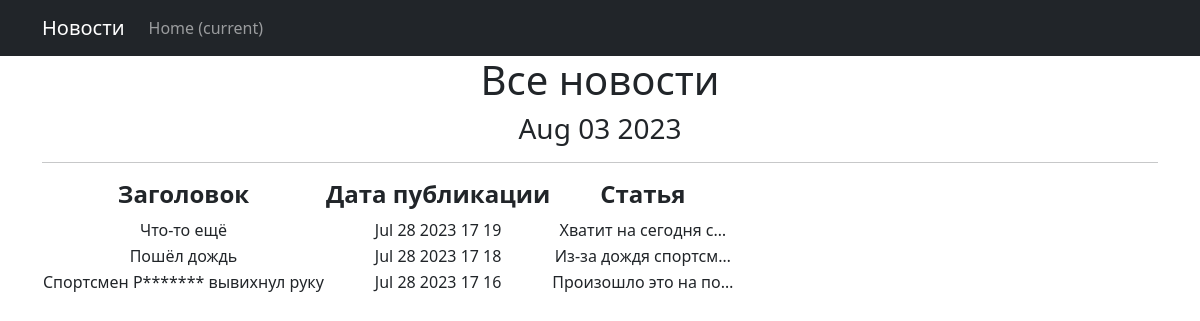
Page /news/ on the committed database.
### news_portal/models.py (models this page shows, shortened)
class Post(models.Model):
    time_in = models.DateTimeField(auto_now_add = True)
    time_update = models.DateTimeField(auto_now_add=True)
    type = models.CharField(max_length = 100)
    author = models.ForeignKey(Author, default=1, on_delete = models.SET_DEFAULT)
    category = models.ManyToManyField(Category, through = 'PostCategory')
    title = models.CharField(max_length = 255)
    text = models.TextField()
    rating = models.IntegerField(default=0)
    def __str__(self):
        return f'{self.title.title()}: {self.text[:20]}'

### news_portal/views.py (the view)
# urls.py: path('', PostList.as_view()),
class PostList(ListView):
    model = Post
    template_name = 'news.html'
    context_object_name = 'news'
    ordering = '-time_in'
    def get_context_data(self, **kwargs):
        context = super().get_context_data(**kwargs)
        context['time_now'] = datetime.utcnow()
        context['next_sale'] = None
        pprint(context)
        return context

### news_portal/templatetags/custom_filters.py (called while the page is built)
@register.filter()
def censor(value):
    for word in censored_word:
        if word.lower() in value.lower():
            value = value.replace(word[1:], '*' * len(word))
    return value

### templates/news.html (shortened to what this page needs)
{% extends 'flatpages/default.html' %}
{% load custom_filters %}
{% load custom_tags %}
{% block content %}
   <h1>Все новости</h1>
   <h3>{{ time_now|date:'M d Y' }}</h3>
   <hr>
   {% if news %}
       <table>
           <tr>
               <td><h4><b>Заголовок</b></h4></td>
               <td><h4><b>Дата публикации</b></h4></td>
               <td><h4><b>Статья</b></h4></td>
           </tr>
           {% for new in news %}
           <tr>
               <td>{{ new.title|censor }}</td>
               <td>{{ new.time_in|date:'M d Y H i' }}</td>
               <td>{{ new.text|censor|truncatechars:20 }}</td>
           </tr>
           {% endfor %}
       </table>
   {% else %}
       <h2>Новостей нет!</h2>
   {% endif %}
{% endblock content %}

### templates/flatpages/default.html (shortened to what this page needs)
<!DOCTYPE html>
<html lang="en">
    <head>
        {% load static %}
        <link href="{% static 'css/styles.css' %}" rel="stylesheet" />
    </head>
    <body>
<nav class="navbar navbar-expand-lg navbar-dark bg-dark static-top">
   <div class="container">
       <a class="navbar-brand" href="#">Новости</a>
       <div class="collapse navbar-collapse" id="navbarResponsive">
           <ul class="navbar-nav ml-auto">
               <li class="nav-item active">
                   <a class="nav-link" href="#">Home
                       <span class="sr-only">(current)</span>
                   </a>
           </ul>
       </div>
   </div>
</nav>
 <div class="container">
     <div class="row">
         <div class="col-lg-12 text-center">
           {% block content %}
           {% endblock content %}
         </div>
     </div>
</div>
</body>
</html>

### rows in the picture
Post: title|censor "Что-то ещё", time_in "Jul 28 2023 17 19", text|censor "Хватит на сегодня с…"
Post: title|censor "Пошёл дождь", time_in "Jul 28 2023 17 18", text|censor "Из-за дождя спортсм…"
Post: title|censor "Спортсмен Р******* вывихнул руку", time_in "Jul 28 2023 17 16", text|censor "Произошло это на по…"

### other values in the picture
{{ time_now|date:'M d Y' }} "Aug 03 2023"
